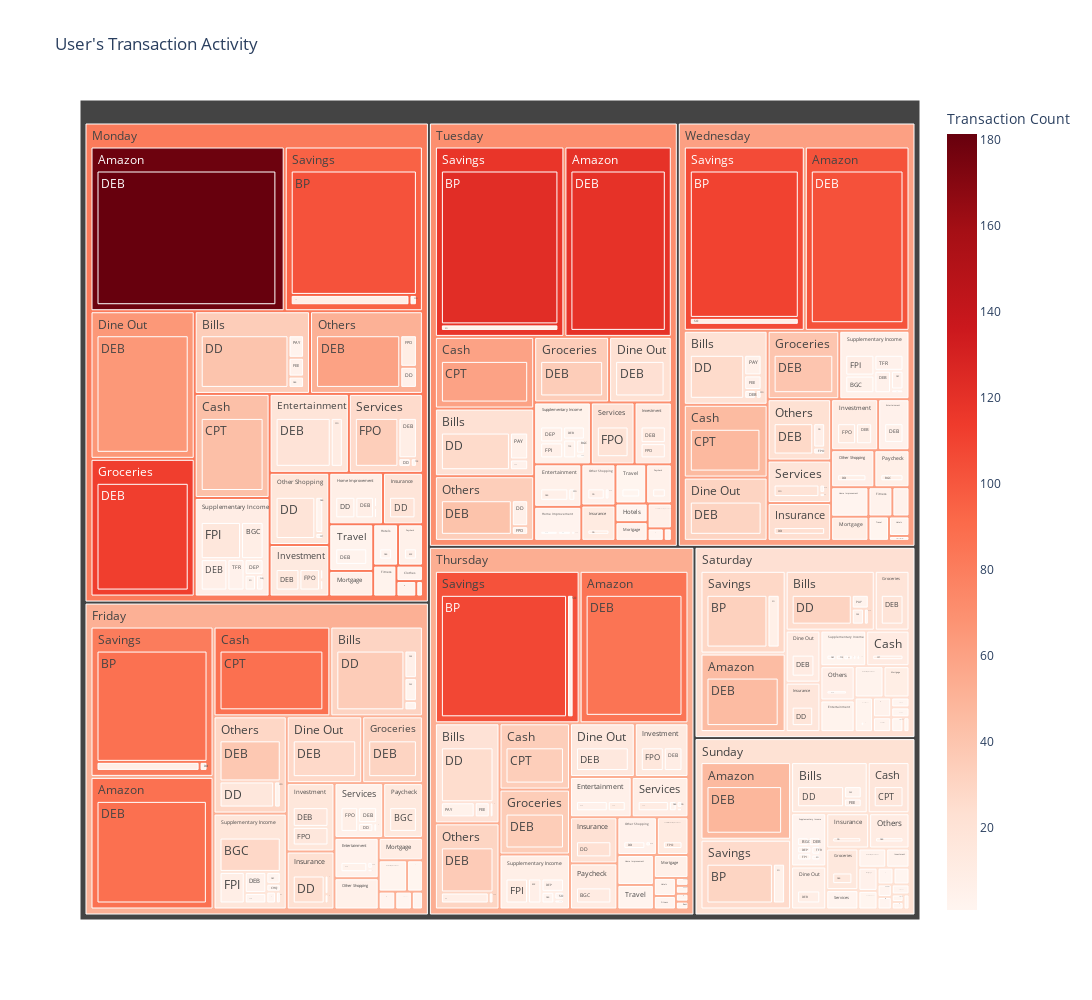

The code cell stored with this chart in its notebook:
### Code cell
import pandas as pd
import plotly.express as px

# Read the dataset
df = pd.read_csv('your_dataset.csv')

# Convert the date column to datetime type
df['Transaction Date'] = pd.to_datetime(df['Transaction Date'], dayfirst=True)

# Extract the day of the week from the transaction date
df['Day of Week'] = df['Transaction Date'].dt.day_name()

# Group data by day of the week, category, transaction type, location country, and location city
transaction_activity = df.groupby(['Day of Week', 'Category', 'Transaction Type', 'Location Country', 'Location City']).size().reset_index(name='Transaction Count')

# Create the treemap
fig = px.treemap(transaction_activity,
                 path=['Day of Week', 'Category', 'Transaction Type'],
                 values='Transaction Count',
                 color='Transaction Count',
                 color_continuous_scale='reds',
                 title='User\'s Transaction Activity',
                 custom_data=['Location Country', 'Location City', 'Transaction Count'])

# Set layout options
fig.update_layout(height=1000)
fig.update_layout(width=3000)

# Update hover template to customize the labels
fig.update_traces(hovertemplate='<b>ID</b>: %{id}<br>'
                                '<b>Transaction Type</b>: %{label}<br>'
                                '<b>Transaction Count</b>: %{value}<br>'
                                '<b>Location Country</b>: %{customdata[0]}<br>'
                                '<b>Transaction Amount</b>: %{customdata[2]:.0f}')

# Show the treemap
fig.show()






# How does the user's transaction activity change during weekends (Saturdays and Sundays)? 
# By analyzing the transaction frequency, transaction types, or transaction amounts specifically for weekends,
#  you can identify any patterns or differences in the user's behavior during weekends compared to weekdays. This analysis may reveal unique spending habits or routines associated with weekends.

### Figure 1 — Plotly figure (JSON) as saved in the notebook; plotly's stock layout.template omitted (floating-point values rounded to 4 significant figures; data arrays with more than 128 entries replaced by an {"elided": "..."} marker saying what was removed)
{"data": [{"branchvalues": "total", "customdata": {"elided": "460x3 mixed values"}, "domain": {"x": [0, 1], "y": [0, 1]}, "hovertemplate": "<b>ID</b>: %{id}<br><b>Transaction Type</b>: %{label}<br><b>Transaction Count</b>: %{value}<br><b>Location Country</b>: %{customdata[0]}<br><b>Transaction Amount</b>: %{customdata[2]:.0f}", "ids": {"elided": "460 str values"}, "labels": {"elided": "460 str values"}, "marker": {"coloraxis": "coloraxis", "colors": {"elided": "460 float values"}}, "name": "", "parents": {"elided": "460 str values"}, "type": "treemap", "values": {"elided": "460 int values"}}], "layout": {"coloraxis": {"colorbar": {"title": {"text": "Transaction Count"}}, "colorscale": [[0, "rgb(255,245,240)"], [0.125, "rgb(254,224,210)"], [0.25, "rgb(252,187,161)"], [0.375, "rgb(252,146,114)"], [0.5, "rgb(251,106,74)"], [0.625, "rgb(239,59,44)"], [0.75, "rgb(203,24,29)"], [0.875, "rgb(165,15,21)"], [1, "rgb(103,0,13)"]]}, "height": 1000, "legend": {"tracegroupgap": 0}, "title": {"text": "User's Transaction Activity"}, "width": 3000}}
